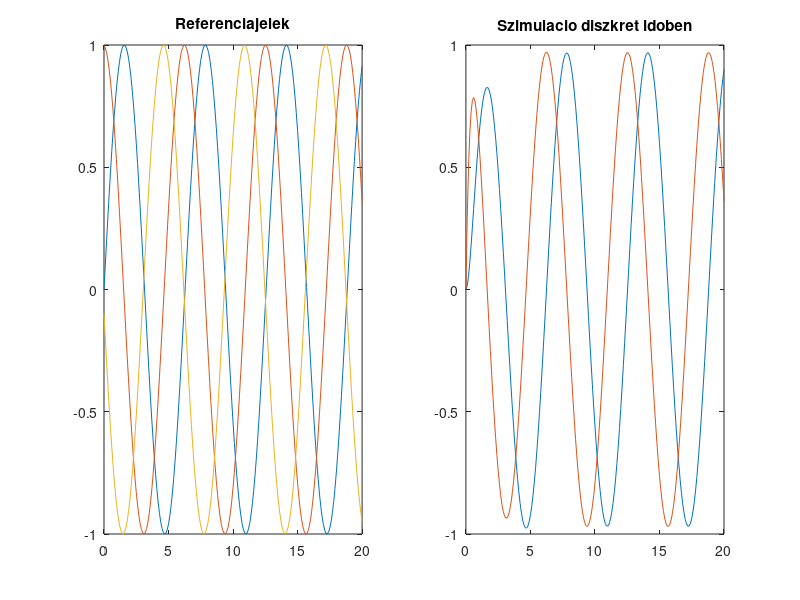
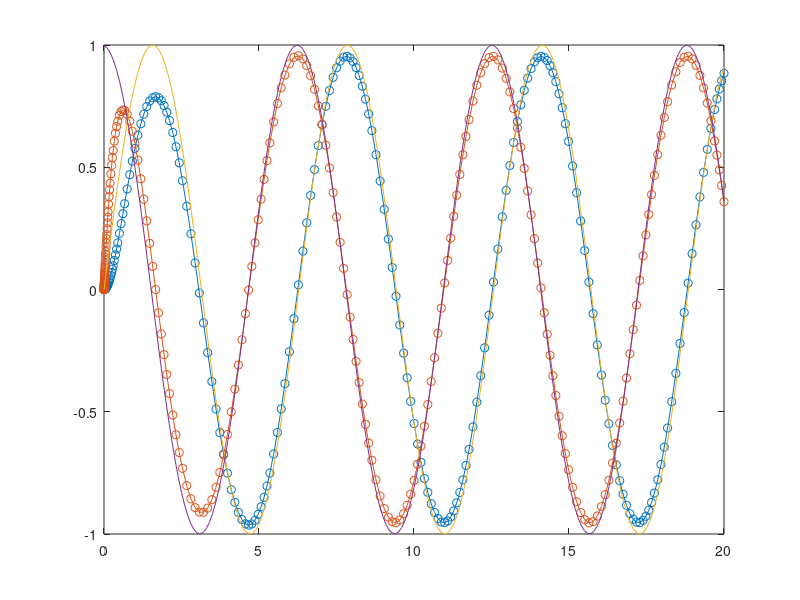
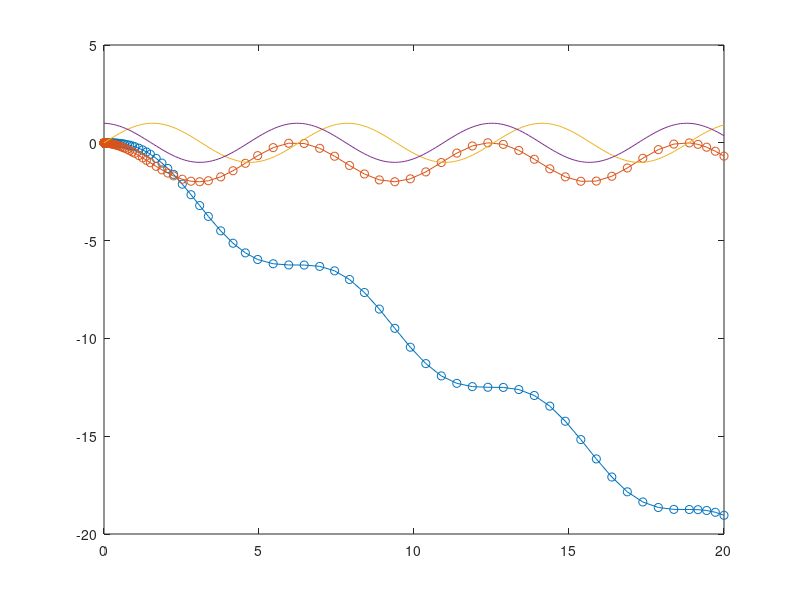
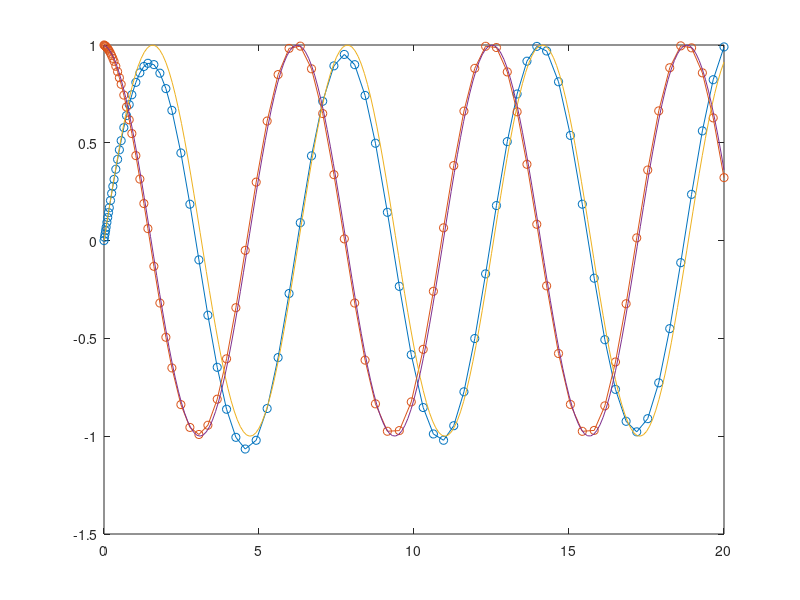

Recreate these plots in MATLAB, in order. (Note: this script raises an error after producing the figures.)
%% 
%  
%  file:   Bobe_palyakovetes.m
%  author: Polcz Péter <ppolcz@gmail.com> 
%  
%  Created on 2016.11.28. Monday, 12:08:13
%

%% Kettős integrátor

A = [
    0 1
    0 0 
    ];

B = [
    0
    1
    ];

C = eye(2);

sys = ss(A,B,C,0);

K = place(A,B, [-1 -2])
% sys_cls = feedback(sys,K);
% 
% figure, 
% subplot(221), pzmap(sys_cls)
% subplot(222), impulse(sys_cls)
% subplot(223), step(sys_cls)
% 
% sys_all = series([-K 1], sys_cls);

%% Szimulacio diszkret idoben
figure, 

Ts = 0.1;
sysD = c2d(sys,Ts,'zoh');

T = 20;
tref = 0:Ts:T+2*Ts;
x1ref = sin(tref);
x2ref = diff(x1ref)/Ts;
x3ref = diff(x2ref)/Ts;

tref = tref(1:end-2);
x1ref = x1ref(1:end-2);
x2ref = x2ref(1:end-1);

subplot(121), plot(tref, [x1ref ; x2ref ; x3ref]),
title('Referenciajelek')

xref = [x1ref ; x2ref];
x = zeros(2,numel(tref));
e = zeros(2,numel(tref));
u = zeros(1,numel(tref));
for i = 1:numel(tref)-1
   e(:,i) = x(:,i) - xref(:,i);
   u(:,i) = x3ref(:,i) - K*e(:,i);
   
   x(:,i+1) = sysD.a * x(:,i) + sysD.b * u(:,i);
end

subplot(122), plot(tref,x')
title('Szimulacio diszkret idoben')

%% Szimulacio folytonos idoben

A = [
    0 1
    0 0 
    ];

B = [
    0
    1
    ];

u_fh = @(t,x) interp1(tref,x3ref,t) ...
    - K(1)*(x(1) - interp1(tref,x1ref,t)) ...
    - K(2)*(x(2) - interp1(tref,x2ref,t));

f_fh = @(t,x) A*x + B*u_fh(t,x);

ode45(f_fh, [0 T], [0;0]), hold on

plot(tref, xref)

%% Szimulacio folytonos idoben

A = [
    0 1
    0 0 
    ];

B = [
    0
    1
    ];

% Bemenet csak a referencia gyorsulas
u_fh = @(t,x) interp1(tref,x3ref,t);

f_fh = @(t,x) A*x + B*u_fh(t,x);

% Kezdeti értékeket nézzük:
ode45(f_fh, [0 T], [0;0]), hold on

plot(tref, xref)

%% Szimulacio folytonos idoben

A = [
    0 1
    0 0 
    ];

B = [
    0
    1
    ];

% Bemenet csak a referencia gyorsulas
u_fh = @(t,x) interp1(tref,x3ref,t);

f_fh = @(t,x) A*x + B*u_fh(t,x);

% Kezdeti értékeket nézzük:
ode45(f_fh, [0 T], [0;1]), hold on

plot(tref, xref)


%% Robotika beadando

terkep_szaturacio = 0.52;
alpha = 0.9;
szomszedsag = 1;

veges_bemeneti_feszultseg = true;
maximalis_bemeneti_feszultseg = 1000;

%% (1) terkep generalas

% ha itt atallitod a a terkep meretet, akkor kerlek allitsd at a
% simulink modell ket XY-Graph nyelo kirajzolasi tartomanyat is. Ezt
% sajnos csak ilyen primitiv modon tudtam megvalositani
height = 300;
width = 300;

% random generalok teljesen fuggetlen szamokat
map = rand(height,width)*10;

% egy kicsit elsimitom a dolgokat
h  = fspecial('gaussian', 30, 6);
h2 = fspecial('gaussian', 15, 3);
map = conv2(map,h,'same');

% threashold
map(map < 5) = -1;
map(map > 0) = 1;

% megegyszer ugyanezt
map = conv2(map,h,'same');
map(map < (1-terkep_szaturacio)) = -1;
map(map > 0) = 1;

% megszelesitem a falakat hogy elferjen a cuccos
map_rob = conv2(map,h2,'same');

map_rob(map_rob > -1) = 1;
map_rob(map_rob < 1) = -1;

[row, col] = find(map_rob == -1);
i = round(rand * size(row,1));
j = round(rand * size(row,1));

x0 = [row(i);col(i)];
x1 = [row(j);col(j)];

% ezert hozok be meg egy valtozot, mert ezek biztos, hogy mar nem
% lesznek felulirva
INNEN_INDULOK = x0;
IDE_MEGYEK = x1;

%% (2) A* algorithm

map_before = map_rob;

% temp : [pozicio_x;           ez a tomb arra szolgal, hogy berakja azokat
%         pozicio_y;           helyeket amiket mar erintoleges bejart
%         heurisztika;
%         eddig_megtett_ut;
%         honnan_x;
%         honnan_y]
temp = zeros(6,width*height); % jo sok a memoria, lehet pocsekolni
temp(:,1) = [x0; norm(x1-x0); 0; 0; 0];
temp_p = 1;

% route : [pozicio_x;           - ide rakom be azokat amelyen pontokat mar
%          pozicio_y;          kijelolt mint potencialis uthoz tartozo resz
%          honnan_x;            - ebbol fogom visszafejteni a tenyleges
%          honnan_y]           utat
route(1:4,1) = [x0; 0; 0];
route_p = 1;

% itt megadjuk a 8 szomszed relativ koordinatait es tavolsagat az aktualis
% ponttol, ha 'szomsedsag = 0', akkor csak kettessevel veszi, azaz akkor
% csak 4 szomszedot fog vizsgalni, ha nagyon elvetemult lettem volna, akkor
% ilyen alapon berakhattam volna a 2 tavolsagra levo szomszedokat is, de
% akkor az algoritmuson is kell egy kicsit optimalizalni
neig = 8;
dx = [ 0 -1 -1 -1 0 1 1  1;
      -1 -1  0  1 1 1 0 -1];
dr = [1 1.41 1 1.41 1 1.41 1 1.41];   -40;
    l2 = -41;

% az itt maga az A* O(N^2) iteracio, az utkereses
indicator = 1;
while sum(x0 ~= x1) && (temp_p > 0)
    [Y, I] = sort(temp(3,1:temp_p),2,'descend');
    temp(:,1:temp_p) = temp(:,I);

    dist_taken = temp(4,temp_p);
    x0 = temp(1:2, temp_p);

    route(:,route_p) = temp([1 2 5 6],temp_p);
    route_p = route_p + 1;
    temp_p = temp_p - 1;
    for k = 1:(2-szomszedsag):neig
        ujx = x0 + dx(:,k);

        if map_rob(ujx(1), ujx(2)) < 0
            temp_p = temp_p + 1;
            temp(:,temp_p) = [ujx;
                              norm(x1-ujx)*(1-alpha) + (dist_taken + dr(k))*alpha;
                              dist_taken + dr(k);
                              x0];
            map_rob(ujx(1), ujx(2)) = 0;
        end
    end
end
route_p = route_p - 1; % itt talalhato a vegpont (ha sikerult eljutni)


% realroute : [pozicio_x;   --> a tenyleges ut visszafele
%              pozicio_y;
% preallokalva a memoriaban a hely.
% FIGYELEM! HA AZ UT NAGYON EROSEN KACSKARINGOS, AKKOR SZEGFAULT LESZ A
% VEGE!
realroute = zeros(2,width*10+height*10);
realroute_p = 1;

% visszafejtem az utkereso altal kidobott 'route' tombbol a tenyleges utat,
% ugyanis ebben a tombben azok az utkiserletek is elofordulnak amerre
% megprobalt elmenni, de beleutkozott valamibe, vagy rajott, hogy vannak
% jobb utak is.
while route_p > 1
    map_rob(route(1,route_p), route(2,route_p)) = -0.5;
    realroute(:,realroute_p) = route([2 1], route_p);
    realroute_p = realroute_p + 1;
    pfrom = route([3 4], route_p);
    while sum(route([1 2], route_p) ~= pfrom)
        route_p = route_p - 1;
    end
end

% kirajzolom az utkereso altal modositott terkepet. Fel lesznek tuntetve a
% bejart pontok, es a tenyelges ut pontjai
figure(10101), subplot(122), surf(-map_rob);
size(map_rob);
axis tight;
axis equal;
xlabel('x');
view(0,90);
shading interp;

%% (3) Controll
dim = 4;

% a kettos integrator dinamikai modellje a kovetkezo:
A = [0 1 0 0;
     0 0 0 0;
     0 0 0 1;
     0 0 0 0];

% az u(1), u(2) bemenetek matrixa:
B = [0 0;
     1 0;
     0 0;
     0 1];

% az rendszer allapotanak minden egyes parameterere kivancsiak vagyunk
C = eye(4);

% D = 0
D = zeros(4,2);

% Average velocity [pixel/second]
v = 10;


n = realroute_p-1;    % Total number of samples (in refference route)
fs = 100;             % Sampling frequency [sample/seconds] - discretization
Ts = 1/fs;            % Sampling period [seconds/sample] - discretization
T = 40;               % Total period of dynamic system[seconds] - simulink
t0 = 0;               % Initial time of dynamic system [seconds]
tref = linspace(t0,T,n); % Erre a t-re a simulinkes modell miatt van szuksegem

disp(['Az ut hossza: ' num2str(n)])

% Generating discrete state space model
sys = ss(A,B,C,D);
sys = c2d(sys, Ts, 'foh');
[Ad, Bd, Cd, Dd] = ssdata(sys);

% Desired route
x1ref = realroute(1,n:-1:1);
x2ref = realroute(2,n:-1:1);

% The derivatives
v1ref = diff(x1ref); v1ref = [v1ref(1), v1ref];
a1ref = [0 diff(v1ref)];
v2ref = diff(x2ref); v2ref = [v2ref(1), v2ref];
a2ref = [0 diff(v2ref)];

% Set up the input signal, initial conditions
x0 = [x1ref(1);0;x2ref(1);0];
u = [a1ref; a2ref];

% Set up the eigen values to provide the convergence of error dynamics
l1 = -40;
l2 = -41;
disp(['A szabalyzo sajatertekei: ' num2str(l1) '  ' num2str(l2)])
% Visszacsatolasi erosites kiszamitasa (FIGYELEM, minusz elojel)
k = -place([0 1 ; 0 0], [0 ; 1], [l1 l2]);

% Szimulacio
x = zeros(dim,n);
x(:,1) = x0;
for i = 1:n-1
    u(1,i) = u(1,i) + k(1)*(x(1,i)-x1ref(i)) + k(2)*(x(2,i)-v1ref(i));
    u(2,i) = u(2,i) + k(1)*(x(3,i)-x2ref(i)) + k(2)*(x(4,i)-v2ref(i));
    x(:,i+1) = Ad*x(:,i) + Bd*u(:,i);
end

%%% MASSZIV PLOTTOLAS

% dimensions of the box:
box=[1 1 -1 -1 1;
    -3 3 3 -3 -3];
L = box(4)-box(2);
disp(['A kisauto szelessege: ' num2str(L)])

figure, subplot(211), plot(u(1,:)), title('u1');
subplot(212), plot(u(2,:)), title('u2');

figure('DoubleBuffer','on') ;
for i=2:size(x,2)
    clf;
    hold on, grid on;
    angle = atan((x(3,i-1)-x(3,i))/(x(1,i-1)-x(1,i)));
    
    transform_matrix = [cos(angle) -sin(angle); sin(angle) cos(angle)];
    box2 = transform_matrix*box;
    
    plot(x(1,:),x(3,:), 'r-');
    plot(box2(1,:)+x(1,i),box2(2,:)+x(3,i), 'b-')
        
    axis ([0 width 0 height]);
    pause(0.01)
end

